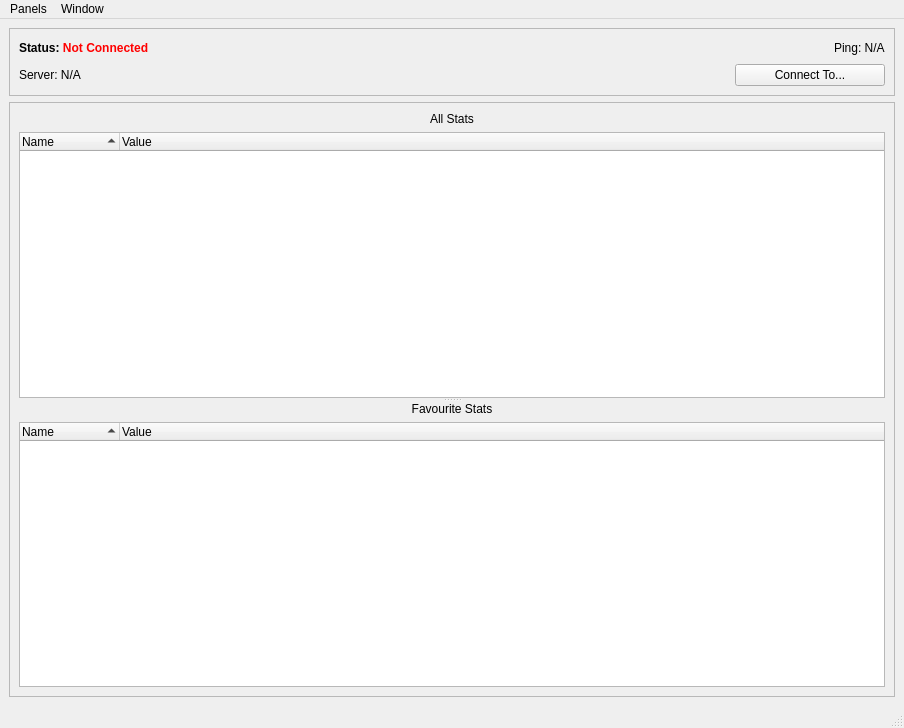
<?xml version="1.0" encoding="UTF-8"?>
<ui version="4.0">
 <class>MainWindow</class>
 <widget class="QMainWindow" name="MainWindow">
  <property name="geometry">
   <rect>
    <x>0</x>
    <y>0</y>
    <width>904</width>
    <height>728</height>
   </rect>
  </property>
  <property name="windowTitle">
   <string>ezInspector</string>
  </property>
  <property name="windowIcon">
   <iconset resource="resources.qrc">
    <normaloff>:/Icons/Icons/Search.png</normaloff>:/Icons/Icons/Search.png</iconset>
  </property>
  <property name="documentMode">
   <bool>false</bool>
  </property>
  <property name="dockNestingEnabled">
   <bool>true</bool>
  </property>
  <property name="dockOptions">
   <set>QMainWindow::AllowNestedDocks|QMainWindow::AllowTabbedDocks|QMainWindow::AnimatedDocks</set>
  </property>
  <widget class="QWidget" name="centralwidget">
   <property name="sizeIncrement">
    <size>
     <width>1</width>
     <height>1</height>
    </size>
   </property>
   <layout class="QVBoxLayout" name="verticalLayout_4">
    <item>
     <widget class="QFrame" name="frame_2">
      <property name="frameShape">
       <enum>QFrame::StyledPanel</enum>
      </property>
      <property name="frameShadow">
       <enum>QFrame::Plain</enum>
      </property>
      <layout class="QVBoxLayout" name="verticalLayout_3">
       <item>
        <layout class="QHBoxLayout" name="horizontalLayout_3">
         <item>
          <widget class="QLabel" name="LabelStatus">
           <property name="text">
            <string>&lt;html&gt;&lt;head/&gt;&lt;body&gt;&lt;p&gt;&lt;span style=&quot; font-weight:600;&quot;&gt;Status: &lt;/span&gt;&lt;span style=&quot; font-weight:600; color:#ff0000;&quot;&gt;Not Connected&lt;/span&gt;&lt;/p&gt;&lt;/body&gt;&lt;/html&gt;</string>
           </property>
          </widget>
         </item>
         <item>
          <spacer name="horizontalSpacer">
           <property name="orientation">
            <enum>Qt::Horizontal</enum>
           </property>
           <property name="sizeHint" stdset="0">
            <size>
             <width>40</width>
             <height>20</height>
            </size>
           </property>
          </spacer>
         </item>
         <item>
          <widget class="QLabel" name="LabelPing">
           <property name="text">
            <string>&lt;html&gt;&lt;head/&gt;&lt;body&gt;&lt;p&gt;Ping: N/A&lt;/p&gt;&lt;/body&gt;&lt;/html&gt;</string>
           </property>
          </widget>
         </item>
        </layout>
       </item>
       <item>
        <layout class="QHBoxLayout" name="horizontalLayout_4">
         <item>
          <widget class="QLabel" name="LabelServer">
           <property name="text">
            <string>&lt;html&gt;&lt;head/&gt;&lt;body&gt;&lt;p&gt;Server: N/A&lt;/p&gt;&lt;/body&gt;&lt;/html&gt;</string>
           </property>
          </widget>
         </item>
         <item>
          <widget class="QPushButton" name="ButtonConnect">
           <property name="sizePolicy">
            <sizepolicy hsizetype="Maximum" vsizetype="Fixed">
             <horstretch>0</horstretch>
             <verstretch>0</verstretch>
            </sizepolicy>
           </property>
           <property name="minimumSize">
            <size>
             <width>150</width>
             <height>0</height>
            </size>
           </property>
           <property name="text">
            <string>Connect To...</string>
           </property>
           <property name="icon">
            <iconset resource="resources.qrc">
             <normaloff>:/Icons/Icons/Server.png</normaloff>:/Icons/Icons/Server.png</iconset>
           </property>
          </widget>
         </item>
        </layout>
       </item>
      </layout>
     </widget>
    </item>
    <item>
     <widget class="QFrame" name="frame">
      <property name="frameShape">
       <enum>QFrame::StyledPanel</enum>
      </property>
      <property name="frameShadow">
       <enum>QFrame::Plain</enum>
      </property>
      <layout class="QHBoxLayout" name="horizontalLayout_2">
       <item>
        <widget class="QSplitter" name="splitter">
         <property name="orientation">
          <enum>Qt::Vertical</enum>
         </property>
         <widget class="QWidget" name="layoutWidget">
          <layout class="QVBoxLayout" name="verticalLayout_2">
           <item>
            <widget class="QLabel" name="label_2">
             <property name="text">
              <string>All Stats</string>
             </property>
             <property name="alignment">
              <set>Qt::AlignCenter</set>
             </property>
            </widget>
           </item>
           <item>
            <widget class="QTreeWidget" name="TreeStats">
             <property name="editTriggers">
              <set>QAbstractItemView::NoEditTriggers</set>
             </property>
             <property name="verticalScrollMode">
              <enum>QAbstractItemView::ScrollPerPixel</enum>
             </property>
             <property name="uniformRowHeights">
              <bool>true</bool>
             </property>
             <property name="sortingEnabled">
              <bool>true</bool>
             </property>
             <property name="columnCount">
              <number>2</number>
             </property>
             <attribute name="headerMinimumSectionSize">
              <number>100</number>
             </attribute>
             <column>
              <property name="text">
               <string>Name</string>
              </property>
             </column>
             <column>
              <property name="text">
               <string>Value</string>
              </property>
             </column>
            </widget>
           </item>
          </layout>
         </widget>
         <widget class="QWidget" name="layoutWidget_2">
          <layout class="QVBoxLayout" name="verticalLayout">
           <item>
            <widget class="QLabel" name="label">
             <property name="text">
              <string>Favourite Stats</string>
             </property>
             <property name="alignment">
              <set>Qt::AlignCenter</set>
             </property>
            </widget>
           </item>
           <item>
            <widget class="QTreeWidget" name="TreeFavourites">
             <property name="editTriggers">
              <set>QAbstractItemView::NoEditTriggers</set>
             </property>
             <property name="verticalScrollMode">
              <enum>QAbstractItemView::ScrollPerPixel</enum>
             </property>
             <property name="uniformRowHeights">
              <bool>true</bool>
             </property>
             <property name="sortingEnabled">
              <bool>true</bool>
             </property>
             <property name="columnCount">
              <number>2</number>
             </property>
             <attribute name="headerMinimumSectionSize">
              <number>100</number>
             </attribute>
             <column>
              <property name="text">
               <string>Name</string>
              </property>
             </column>
             <column>
              <property name="text">
               <string>Value</string>
              </property>
             </column>
            </widget>
           </item>
          </layout>
         </widget>
        </widget>
       </item>
      </layout>
     </widget>
    </item>
   </layout>
  </widget>
  <widget class="QStatusBar" name="statusbar"/>
  <widget class="QMenuBar" name="menuBar">
   <property name="geometry">
    <rect>
     <x>0</x>
     <y>0</y>
     <width>904</width>
     <height>26</height>
    </rect>
   </property>
   <widget class="QMenu" name="menuWindows">
    <property name="title">
     <string>Panels</string>
    </property>
    <addaction name="ActionShowWindowCVar"/>
    <addaction name="ActionShowWindowData"/>
    <addaction name="ActionShowWindowFile"/>
    <addaction name="ActionShowWindowGlobalEvents"/>
    <addaction name="ActionShowWindowInput"/>
    <addaction name="ActionShowWindowLog"/>
    <addaction name="ActionShowWindowMemory"/>
    <addaction name="ActionShowWindowPlugins"/>
    <addaction name="ActionShowWindowReflection"/>
    <addaction name="ActionShowWindowResource"/>
    <addaction name="ActionShowWindowSubsystems"/>
    <addaction name="ActionShowWindowTime"/>
   </widget>
   <widget class="QMenu" name="menuWindow">
    <property name="title">
     <string>Window</string>
    </property>
    <widget class="QMenu" name="menuIn_Foreground">
     <property name="title">
      <string>In Foreground</string>
     </property>
     <addaction name="ActionOnTopWhenConnected"/>
     <addaction name="ActionAlwaysOnTop"/>
     <addaction name="ActionNeverOnTop"/>
    </widget>
    <addaction name="menuIn_Foreground"/>
   </widget>
   <addaction name="menuWindows"/>
   <addaction name="menuWindow"/>
  </widget>
  <action name="ActionShowWindowLog">
   <property name="checkable">
    <bool>true</bool>
   </property>
   <property name="icon">
    <iconset resource="resources.qrc">
     <normaloff>:/Icons/Icons/Log.png</normaloff>:/Icons/Icons/Log.png</iconset>
   </property>
   <property name="text">
    <string>Log</string>
   </property>
  </action>
  <action name="ActionShowWindowMemory">
   <property name="checkable">
    <bool>true</bool>
   </property>
   <property name="icon">
    <iconset resource="resources.qrc">
     <normaloff>:/Icons/Icons/Memory.png</normaloff>:/Icons/Icons/Memory.png</iconset>
   </property>
   <property name="text">
    <string>Memory</string>
   </property>
  </action>
  <action name="ActionShowWindowInput">
   <property name="checkable">
    <bool>true</bool>
   </property>
   <property name="icon">
    <iconset resource="resources.qrc">
     <normaloff>:/Icons/Icons/InputActions.png</normaloff>:/Icons/Icons/InputActions.png</iconset>
   </property>
   <property name="text">
    <string>Input</string>
   </property>
  </action>
  <action name="ActionShowWindowCVar">
   <property name="checkable">
    <bool>true</bool>
   </property>
   <property name="icon">
    <iconset resource="resources.qrc">
     <normaloff>:/Icons/Icons/CVar.png</normaloff>:/Icons/Icons/CVar.png</iconset>
   </property>
   <property name="text">
    <string>CVars</string>
   </property>
  </action>
  <action name="ActionShowWindowSubsystems">
   <property name="checkable">
    <bool>true</bool>
   </property>
   <property name="icon">
    <iconset resource="resources.qrc">
     <normaloff>:/Icons/Icons/Subsystem.png</normaloff>:/Icons/Icons/Subsystem.png</iconset>
   </property>
   <property name="text">
    <string>Subsystems</string>
   </property>
   <property name="toolTip">
    <string>Subsystems</string>
   </property>
  </action>
  <action name="ActionShowWindowFile">
   <property name="checkable">
    <bool>true</bool>
   </property>
   <property name="icon">
    <iconset resource="resources.qrc">
     <normaloff>:/Icons/Icons/File.png</normaloff>:/Icons/Icons/File.png</iconset>
   </property>
   <property name="text">
    <string>File Operations</string>
   </property>
  </action>
  <action name="ActionShowWindowPlugins">
   <property name="checkable">
    <bool>true</bool>
   </property>
   <property name="icon">
    <iconset resource="resources.qrc">
     <normaloff>:/Icons/Icons/Plugin.png</normaloff>:/Icons/Icons/Plugin.png</iconset>
   </property>
   <property name="text">
    <string>Plugins</string>
   </property>
  </action>
  <action name="ActionShowWindowGlobalEvents">
   <property name="checkable">
    <bool>true</bool>
   </property>
   <property name="icon">
    <iconset resource="resources.qrc">
     <normaloff>:/Icons/Icons/GlobalEvent.png</normaloff>:/Icons/Icons/GlobalEvent.png</iconset>
   </property>
   <property name="text">
    <string>Global Events</string>
   </property>
  </action>
  <action name="ActionShowWindowTime">
   <property name="checkable">
    <bool>true</bool>
   </property>
   <property name="icon">
    <iconset resource="resources.qrc">
     <normaloff>:/Icons/Icons/Time.png</normaloff>:/Icons/Icons/Time.png</iconset>
   </property>
   <property name="text">
    <string>Time</string>
   </property>
  </action>
  <action name="ActionOnTopWhenConnected">
   <property name="checkable">
    <bool>true</bool>
   </property>
   <property name="text">
    <string>When Connected</string>
   </property>
  </action>
  <action name="ActionAlwaysOnTop">
   <property name="checkable">
    <bool>true</bool>
   </property>
   <property name="text">
    <string>Always</string>
   </property>
  </action>
  <action name="ActionNeverOnTop">
   <property name="checkable">
    <bool>true</bool>
   </property>
   <property name="text">
    <string>Never</string>
   </property>
  </action>
  <action name="ActionShowWindowReflection">
   <property name="checkable">
    <bool>true</bool>
   </property>
   <property name="icon">
    <iconset resource="resources.qrc">
     <normaloff>:/Icons/Icons/Type.png</normaloff>:/Icons/Icons/Type.png</iconset>
   </property>
   <property name="text">
    <string>Reflection</string>
   </property>
   <property name="toolTip">
    <string>Reflection</string>
   </property>
  </action>
  <action name="ActionShowWindowData">
   <property name="checkable">
    <bool>true</bool>
   </property>
   <property name="text">
    <string>Data</string>
   </property>
  </action>
  <action name="ActionShowWindowResource">
   <property name="checkable">
    <bool>true</bool>
   </property>
   <property name="icon">
    <iconset resource="resources.qrc">
     <normaloff>:/Icons/Icons/Resources.png</normaloff>:/Icons/Icons/Resources.png</iconset>
   </property>
   <property name="text">
    <string>Resources</string>
   </property>
  </action>
 </widget>
 <resources>
  <include location="resources.qrc"/>
 </resources>
 <connections/>
</ui>
